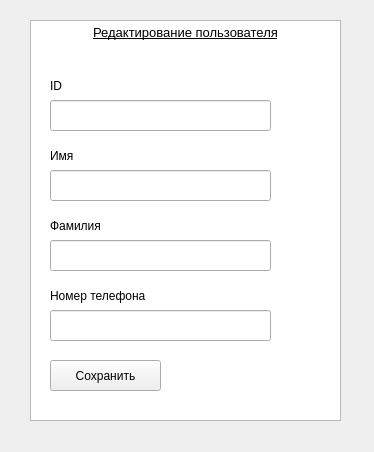
<?xml version="1.0" encoding="UTF-8"?>
<ui version="4.0">
 <class>UserEdit</class>
 <widget class="QWidget" name="UserEdit">
  <property name="geometry">
   <rect>
    <x>0</x>
    <y>0</y>
    <width>374</width>
    <height>452</height>
   </rect>
  </property>
  <property name="windowTitle">
   <string>Отредактировать</string>
  </property>
  <widget class="QPushButton" name="pushButtonUserEdit">
   <property name="geometry">
    <rect>
     <x>50</x>
     <y>360</y>
     <width>111</width>
     <height>31</height>
    </rect>
   </property>
   <property name="text">
    <string>Сохранить</string>
   </property>
  </widget>
  <widget class="QLabel" name="labelFirstNameEdit">
   <property name="geometry">
    <rect>
     <x>50</x>
     <y>140</y>
     <width>55</width>
     <height>31</height>
    </rect>
   </property>
   <property name="text">
    <string>Имя</string>
   </property>
  </widget>
  <widget class="QLabel" name="labelLastNameEdit">
   <property name="geometry">
    <rect>
     <x>50</x>
     <y>210</y>
     <width>101</width>
     <height>31</height>
    </rect>
   </property>
   <property name="text">
    <string>Фамилия</string>
   </property>
  </widget>
  <widget class="QTextBrowser" name="textBrowserUserEdit">
   <property name="geometry">
    <rect>
     <x>30</x>
     <y>20</y>
     <width>311</width>
     <height>401</height>
    </rect>
   </property>
   <property name="html">
    <string>&lt;!DOCTYPE HTML PUBLIC &quot;-//W3C//DTD HTML 4.0//EN&quot; &quot;http://www.w3.org/TR/REC-html40/strict.dtd&quot;&gt;
&lt;html&gt;&lt;head&gt;&lt;meta name=&quot;qrichtext&quot; content=&quot;1&quot; /&gt;&lt;style type=&quot;text/css&quot;&gt;
p, li { white-space: pre-wrap; }
&lt;/style&gt;&lt;/head&gt;&lt;body style=&quot; font-family:'MS Shell Dlg 2'; font-size:7.8pt; font-weight:400; font-style:normal;&quot;&gt;
&lt;p align=&quot;center&quot; style=&quot; margin-top:0px; margin-bottom:0px; margin-left:0px; margin-right:0px; -qt-block-indent:0; text-indent:0px;&quot;&gt;&lt;span style=&quot; font-size:10pt; text-decoration: underline;&quot;&gt;Редактирование пользователя&lt;/span&gt;&lt;/p&gt;&lt;/body&gt;&lt;/html&gt;</string>
   </property>
  </widget>
  <widget class="QLabel" name="labelNumberPhoneEdit">
   <property name="geometry">
    <rect>
     <x>50</x>
     <y>280</y>
     <width>131</width>
     <height>31</height>
    </rect>
   </property>
   <property name="text">
    <string>Номер телефона</string>
   </property>
  </widget>
  <widget class="QLabel" name="labelIdUserEdit">
   <property name="geometry">
    <rect>
     <x>50</x>
     <y>70</y>
     <width>55</width>
     <height>31</height>
    </rect>
   </property>
   <property name="text">
    <string>ID</string>
   </property>
  </widget>
  <widget class="QLineEdit" name="lineEditFLastNameEdit">
   <property name="geometry">
    <rect>
     <x>50</x>
     <y>240</y>
     <width>221</width>
     <height>31</height>
    </rect>
   </property>
  </widget>
  <widget class="QLineEdit" name="lineEditNumberPhoneEdit">
   <property name="geometry">
    <rect>
     <x>50</x>
     <y>310</y>
     <width>221</width>
     <height>31</height>
    </rect>
   </property>
  </widget>
  <widget class="QLineEdit" name="lineEditFirstNameEdit">
   <property name="geometry">
    <rect>
     <x>50</x>
     <y>170</y>
     <width>221</width>
     <height>31</height>
    </rect>
   </property>
  </widget>
  <widget class="QLineEdit" name="lineEditIdUserEdit">
   <property name="geometry">
    <rect>
     <x>50</x>
     <y>100</y>
     <width>221</width>
     <height>31</height>
    </rect>
   </property>
  </widget>
  <zorder>textBrowserUserEdit</zorder>
  <zorder>pushButtonUserEdit</zorder>
  <zorder>labelFirstNameEdit</zorder>
  <zorder>labelLastNameEdit</zorder>
  <zorder>labelNumberPhoneEdit</zorder>
  <zorder>labelIdUserEdit</zorder>
  <zorder>lineEditFLastNameEdit</zorder>
  <zorder>lineEditNumberPhoneEdit</zorder>
  <zorder>lineEditFirstNameEdit</zorder>
  <zorder>lineEditIdUserEdit</zorder>
 </widget>
 <resources/>
 <connections/>
</ui>
